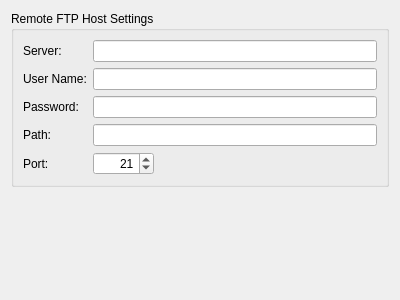
<?xml version="1.0" encoding="UTF-8"?>
<ui version="4.0">
 <class>SyncFtpSettingsPage</class>
 <widget class="QWizardPage" name="SyncFtpSettingsPage">
  <property name="geometry">
   <rect>
    <x>0</x>
    <y>0</y>
    <width>400</width>
    <height>300</height>
   </rect>
  </property>
  <property name="title">
   <string>Synchronize to an FTP host</string>
  </property>
  <property name="subTitle">
   <string>Please enter the data for synchronization via FTP. All fields must be filled.</string>
  </property>
  <layout class="QVBoxLayout" name="verticalLayout">
   <item>
    <widget class="QGroupBox" name="groupBox">
     <property name="title">
      <string>Remote FTP Host Settings</string>
     </property>
     <layout class="QGridLayout" name="gridLayout">
      <item row="0" column="0">
       <widget class="QLabel" name="label">
        <property name="text">
         <string>Server:</string>
        </property>
       </widget>
      </item>
      <item row="0" column="1" colspan="2">
       <widget class="QLineEdit" name="serverEdit">
        <property name="toolTip">
         <string>Enter the FTP server name</string>
        </property>
       </widget>
      </item>
      <item row="1" column="0">
       <widget class="QLabel" name="label_2">
        <property name="text">
         <string>User Name:</string>
        </property>
       </widget>
      </item>
      <item row="1" column="1" colspan="2">
       <widget class="QLineEdit" name="userNameEdit">
        <property name="toolTip">
         <string>Enter the user name</string>
        </property>
       </widget>
      </item>
      <item row="2" column="0">
       <widget class="QLabel" name="label_3">
        <property name="text">
         <string>Password:</string>
        </property>
       </widget>
      </item>
      <item row="2" column="1" colspan="2">
       <widget class="QLineEdit" name="passwordEdit">
        <property name="toolTip">
         <string>Enter the password</string>
        </property>
        <property name="echoMode">
         <enum>QLineEdit::Password</enum>
        </property>
       </widget>
      </item>
      <item row="3" column="0">
       <widget class="QLabel" name="label_4">
        <property name="text">
         <string>Path:</string>
        </property>
       </widget>
      </item>
      <item row="3" column="1" colspan="2">
       <widget class="QLineEdit" name="pathEdit">
        <property name="toolTip">
         <string>Enter the remote path</string>
        </property>
       </widget>
      </item>
      <item row="4" column="0">
       <widget class="QLabel" name="label_5">
        <property name="text">
         <string>Port:</string>
        </property>
       </widget>
      </item>
      <item row="4" column="1">
       <widget class="QSpinBox" name="portSpinBox">
        <property name="toolTip">
         <string>Enter the remote port</string>
        </property>
        <property name="alignment">
         <set>Qt::AlignRight|Qt::AlignTrailing|Qt::AlignVCenter</set>
        </property>
        <property name="minimum">
         <number>1</number>
        </property>
        <property name="maximum">
         <number>65635</number>
        </property>
        <property name="value">
         <number>21</number>
        </property>
       </widget>
      </item>
      <item row="4" column="2">
       <spacer name="horizontalSpacer">
        <property name="orientation">
         <enum>Qt::Horizontal</enum>
        </property>
        <property name="sizeHint" stdset="0">
         <size>
          <width>218</width>
          <height>20</height>
         </size>
        </property>
       </spacer>
      </item>
     </layout>
    </widget>
   </item>
   <item>
    <spacer name="verticalSpacer">
     <property name="orientation">
      <enum>Qt::Vertical</enum>
     </property>
     <property name="sizeHint" stdset="0">
      <size>
       <width>20</width>
       <height>101</height>
      </size>
     </property>
    </spacer>
   </item>
  </layout>
 </widget>
 <resources/>
 <connections/>
</ui>
